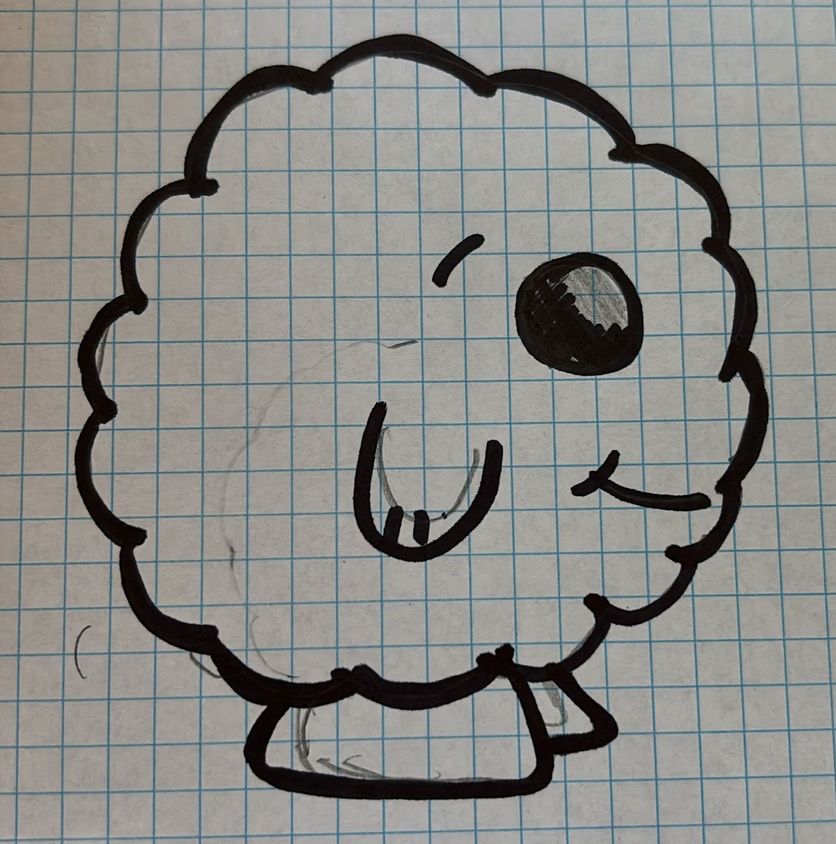
#> input picture pelusa.jpeg, 836 x 844 px, shrunk from 1955 x 1974 before the run
$ jupyter execute cleanImagepelusa.ipynb   (shell and % lines are left out)
#> lines starting #> are read from the running program, lines starting #| are printed output that depends on the picture; after the words box and inside, x2 and y2 are one past the last pixel; in counts of white or black regions, pixels touching at a corner belong together
#> further down, img is the input picture: shape (844, 836, 3); mean B, G, R 134.3, 137.6, 137.2
<a href="https://colab.research.google.com/github/pagiorgi/pellusitas/blob/main/cleanImagepelusa.ipynb" target="_parent"></a>

## Clonar el repo

[cell 1]
%cd pellusitas

## quitar el fondo

[cell 2]
import argparse
import cv2
import numpy as np
import sys

[cell 3]
def remove_grid_by_color(img_bgr, lower_hsv=(80, 30, 40), upper_hsv=(140, 255, 255)):
    """Detecta y elimina líneas/grilla de color (azul/cian) usando enmascarado en HSV + inpainting.
    Los valores HSV por defecto están pensados para líneas azules/cian en papel blanco; ajusta si es necesario.
    Devuelve la imagen reconstruida (BGR) y la máscara usada para inpainting.
    """
#> called with lower_hsv = (80, 30, 40), upper_hsv = (140, 255, 255)
    img_hsv = cv2.cvtColor(img_bgr, cv2.COLOR_BGR2HSV)
#> img_hsv: shape (844, 836, 3); mean H, S, V 41.5, 28.9, 141.1
    lower = np.array(lower_hsv, dtype=np.uint8)
    upper = np.array(upper_hsv, dtype=np.uint8)
    mask = cv2.inRange(img_hsv, lower, upper)
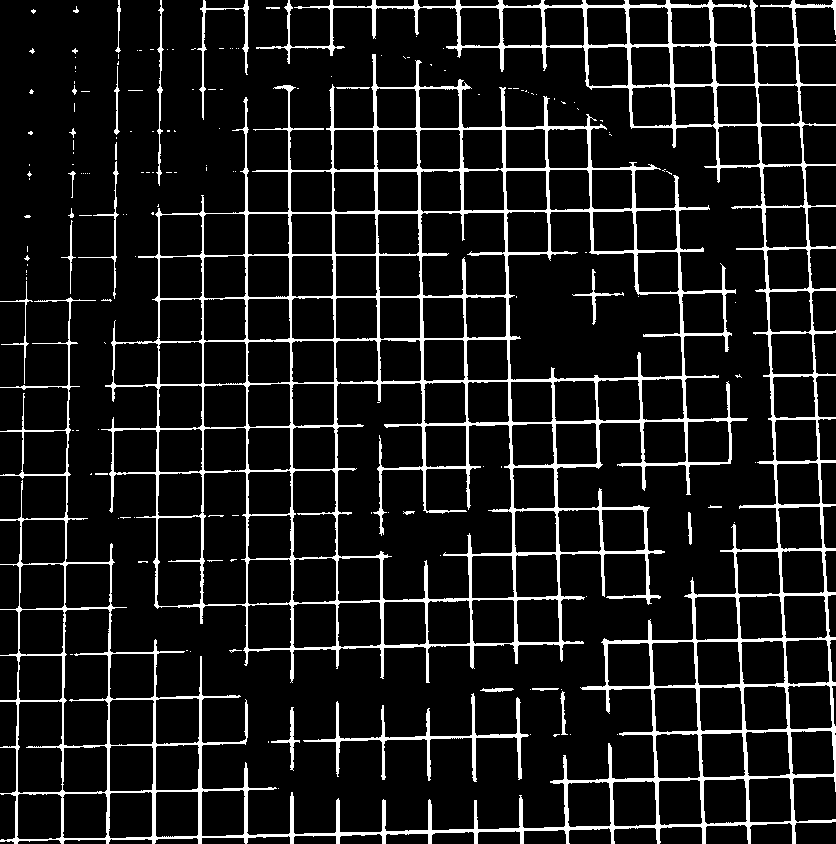
#> mask: shape (844, 836); 10.2% white; 160 white regions (131 under 20 px), largest, box (x1, y1, x2, y2) and area: (101, 54, 748, 683) 34319, (0, 0, 836, 844) 32069, (303, 693, 529, 782) 1932

    # Refina la máscara: elimina ruido y conecta trazos de línea
    k = cv2.getStructuringElement(cv2.MORPH_RECT, (3, 3))
    mask = cv2.morphologyEx(mask, cv2.MORPH_CLOSE, k, iterations=2)
#> mask: shape (844, 836); 10.6% white; 55 white regions (36 under 20 px), largest, box (x1, y1, x2, y2) and area: (90, 54, 748, 683) 35659, (0, 0, 836, 844) 34228, (268, 693, 531, 782) 2303
    mask = cv2.morphologyEx(mask, cv2.MORPH_OPEN, k, iterations=1)
#> mask: shape (844, 836); 8% white; 248 white regions (73 under 20 px), largest, box (x1, y1, x2, y2) and area: (388, 80, 720, 664) 10188, (304, 581, 768, 844) 7774, (496, 0, 760, 182) 4585

    # Aumentar un poco el grosor de la máscara para cubrir mejor las líneas al inpaint
    k2 = cv2.getStructuringElement(cv2.MORPH_RECT, (5, 5))
    mask = cv2.dilate(mask, k2, iterations=1)
#> mask: shape (844, 836); 18.7% white; 222 white regions, largest, box (x1, y1, x2, y2) and area: (302, 501, 836, 844) 25252, (386, 78, 722, 666) 24963, (494, 0, 762, 184) 9811

    # Inpaint (reconstruye zonas donde estaba la grilla)
    inpainted = cv2.inpaint(img_bgr, mask, inpaintRadius=3, flags=cv2.INPAINT_TELEA)
    return inpainted, mask


def remove_dark_spots(img_bgr, spot_area_threshold=150):
    """Detecta pequeñas manchas oscuras y las elimina usando inpainting.
    spot_area_threshold: área mínima (en pixeles) para que un componente se considere una mancha a eliminar.
    """
#> called with spot_area_threshold = 150
    gray = cv2.cvtColor(img_bgr, cv2.COLOR_BGR2GRAY)
    # Realizamos un umbral para detectar marcas oscuras
    _, th = cv2.threshold(gray, 120, 255, cv2.THRESH_BINARY_INV)
#> th: shape (844, 836); 14.7% white; 482 white regions (252 under 20 px), largest, box (x1, y1, x2, y2) and area: (69, 32, 774, 803) 68650, (514, 251, 647, 381) 11897, (341, 400, 503, 564) 7720

    # Limpiar el umbral y obtener contornos de las manchas
    kernel = cv2.getStructuringElement(cv2.MORPH_ELLIPSE, (3, 3))
    th = cv2.morphologyEx(th, cv2.MORPH_OPEN, kernel, iterations=1)
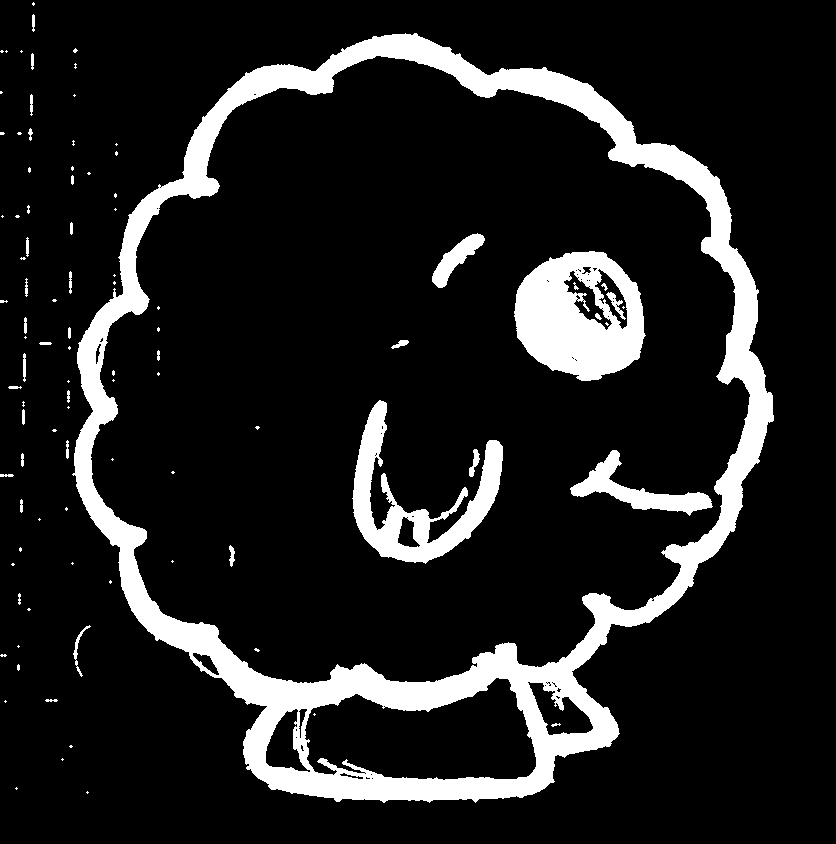
#> th: shape (844, 836); 12.7% white; 97 white regions (60 under 20 px), largest, box (x1, y1, x2, y2) and area: (72, 33, 774, 803) 64873, (514, 251, 646, 381) 11404, (352, 400, 503, 564) 7627

    # Buscar componentes conectados
    num_labels, labels, stats, centroids = cv2.connectedComponentsWithStats(th, connectivity=8)
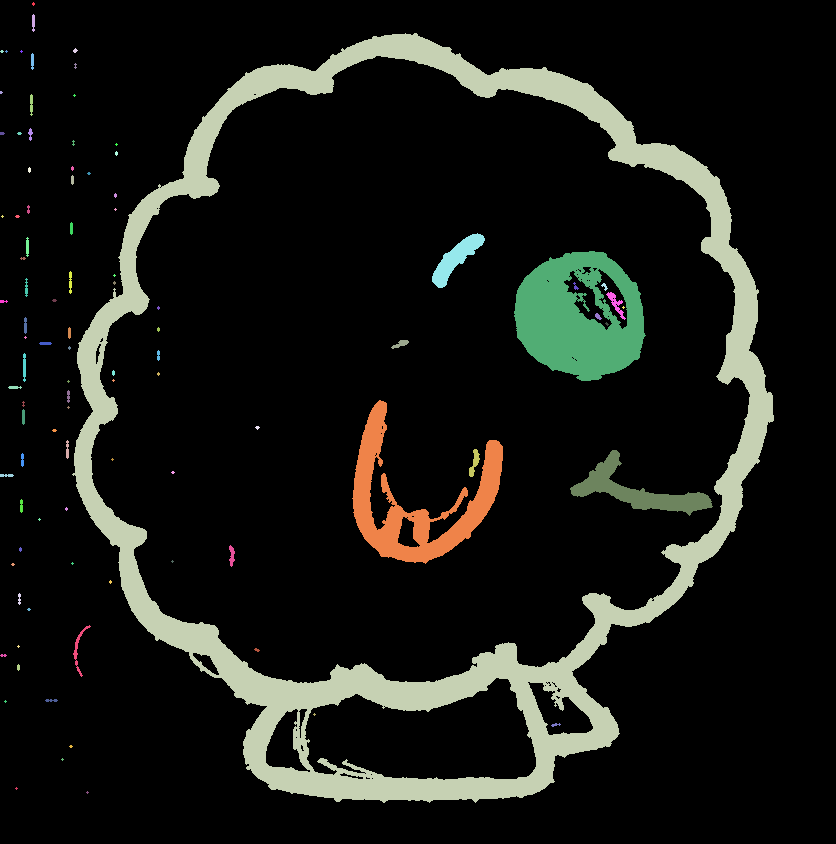
#> labels: shape (844, 836) int32; 98 distinct labels, from 0 to 97; one colour per label, 0 black
#> num_labels = 98; stats = 98 rows, first 6: [0, 0, 836, 844, 615728], [32, 2, 3, 4, 8], [32, 14, 3, 18, 46], [72, 33, 702, 770, 64873], [73, 48, 5, 5, 15], [0, 50, 4, 3, 8]; centroids = 98 pairs, first value 0.714 to 636.6, second value 3.5 to 792
    mask = np.zeros_like(gray, dtype=np.uint8)
    for i in range(1, num_labels):
        area = stats[i, cv2.CC_STAT_AREA]
        if area <= spot_area_threshold:
            # agrega al mask para inpaint
            mask[labels == i] = 255
#> this loop made 97 passes
#> area on passes 2, 3, 8, 11, 13, 22, 28, 29, 30, 31, 33, 35: 46, 64873, 45, 56, 35, 26, 35, 1068, 52, 11404, 57, 41
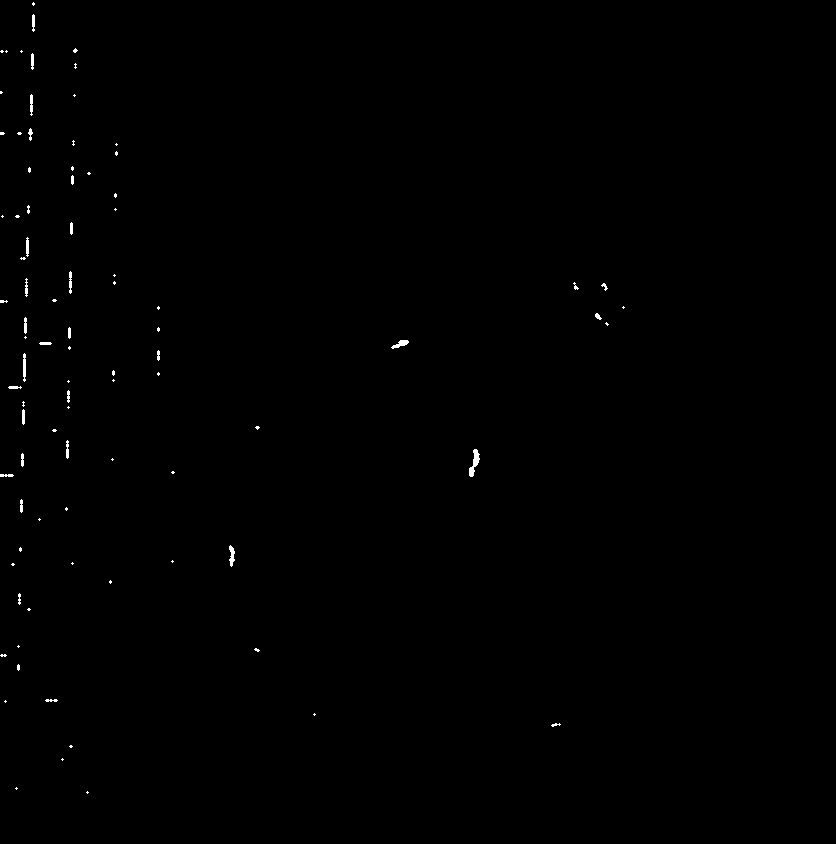
#> mask: shape (844, 836); 0.26% white; 90 white regions (60 under 20 px), largest, box (x1, y1, x2, y2) and area: (469, 449, 480, 477) 142, (229, 545, 235, 567) 81, (391, 340, 409, 349) 79

    if mask.sum() == 0:
        return img_bgr, mask

    # Suaviza la máscara un poco
    mask = cv2.dilate(mask, kernel, iterations=1)
#> mask: shape (844, 836); 0.49% white; 86 white regions (34 under 20 px), largest, box (x1, y1, x2, y2) and area: (468, 448, 481, 478) 206, (22, 352, 27, 383) 137, (228, 544, 236, 568) 127
    clean = cv2.inpaint(img_bgr, mask, inpaintRadius=3, flags=cv2.INPAINT_TELEA)
    return clean, mask


def enhance_and_denoise(img_bgr):
    """Aplica filtros de suavizado y contrasta ligeramente la imagen para un aspecto más limpio."""
    # Denoise / suavizado
    den = cv2.bilateralFilter(img_bgr, d=9, sigmaColor=75, sigmaSpace=75)

    # Aumentar ligeramente el contraste usando CLAHE en cada canal
    lab = cv2.cvtColor(den, cv2.COLOR_BGR2LAB)
#> lab: shape (844, 836, 3); mean of channels 0, 1, 2 147, 127.9, 130.7
    l, a, b = cv2.split(lab)
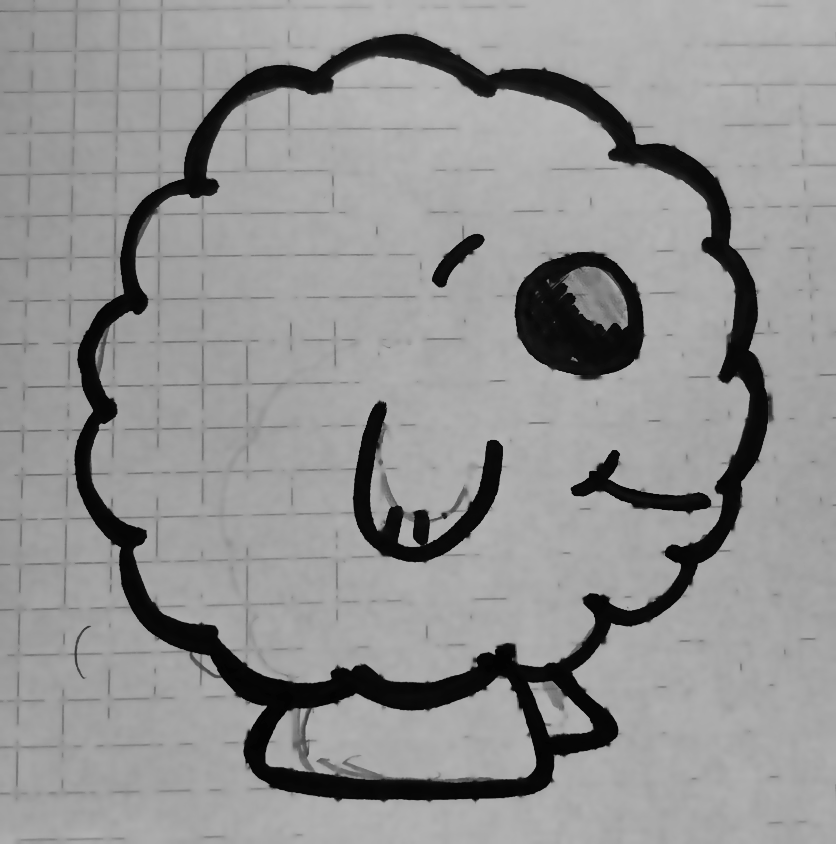
#> l: shape (844, 836); min 3, max 185, mean 147
    clahe = cv2.createCLAHE(clipLimit=2.0, tileGridSize=(8, 8))
    l2 = clahe.apply(l)
    lab2 = cv2.merge((l2, a, b))
#> lab2: shape (844, 836, 3); mean of channels 0, 1, 2 153.5, 127.9, 130.7
    out = cv2.cvtColor(lab2, cv2.COLOR_LAB2BGR)
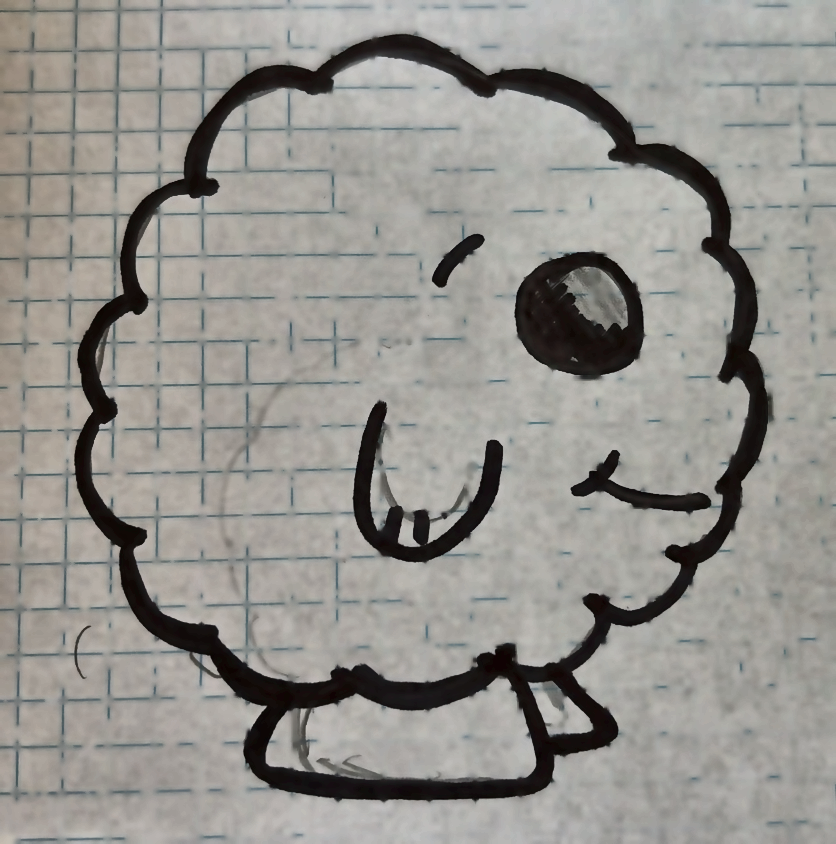
#> out: shape (844, 836, 3); mean B, G, R 142.2, 147, 148.8
    return out


def make_transparent_background(img_bgr, bg_threshold=240):
    """Convierte el fondo blanco/casi blanco en transparente generando un canal alpha.
    bg_threshold: intensidad mínima para considerar píxel como fondo (0-255)
    """
#> called with bg_threshold = 240
    gray = cv2.cvtColor(img_bgr, cv2.COLOR_BGR2GRAY)
    # Fondo: pixeles con intensidad alta
    _, alpha = cv2.threshold(gray, bg_threshold, 255, cv2.THRESH_BINARY)
#> alpha: shape (844, 836); every value is 0

    # Invertir para que alpha=255 sea donde hay contenido
    alpha = 255 - alpha
#> alpha: shape (844, 836); every value is 255

    # Suavizar el canal alpha para bordes más agradables
    alpha = cv2.GaussianBlur(alpha, (5, 5), 0)

    b, g, r = cv2.split(img_bgr)
    rgba = cv2.merge((b, g, r, alpha))
    return rgba


def parse_args():
    p = argparse.ArgumentParser(description='Limpiar imagen: quitar fondo cuadriculado y pequeñas imperfecciones')
    p.add_argument('--input', '-i', required=True, help='Ruta imagen entrada (ej: /mnt/data/pelusa.jpeg)')
    p.add_argument('--out_clean', default='/mnt/data/pelusa_clean.png', help='Ruta imagen limpia salida (png)')
    p.add_argument('--out_transparent', default='/mnt/data/pelusa_transparent.png', help='Ruta imagen con fondo transparente (png)')
    p.add_argument('--debug_masks', action='store_true', help='Guardar máscaras intermedias para depuración')
    return p.parse_args()

[cell 4]
# ==== Parámetros de entrada/salida ====
input_path = "pelusa.jpeg"
out_clean = "pelusa_clean.png"
out_transparent = "pelusa_transparent.png"
debug_masks = True

[cell 5]
# ==== Proceso ====
img = cv2.imread(input_path)
if img is None:
    raise FileNotFoundError(f"No se pudo leer la imagen {input_path}")


# Paso 1: eliminar la grilla (líneas azules/cian)
inpainted_grid, mask_grid = remove_grid_by_color(img)


# Paso 2: eliminar manchas oscuras pequeñas e imperfecciones
inpainted_spots, mask_spots = remove_dark_spots(inpainted_grid)


# Paso 3: mejora y suavizado final
enhanced = enhance_and_denoise(inpainted_spots)


# Guardar resultado limpio
cv2.imwrite(out_clean, enhanced)
print(f"Guardada imagen limpia en: {out_clean}")


# Paso 4: generar versión con fondo transparente
rgba = make_transparent_background(enhanced)
cv2.imwrite(out_transparent, rgba)
print(f"Guardada imagen con fondo transparente en: {out_transparent}")


if debug_masks:
   cv2.imwrite('/_mask_grid.png', mask_grid)
   cv2.imwrite('/_mask_spots.png', mask_spots)
   print('Guardadas máscaras de depuración: /_mask_grid.png, /_mask_spots.png')
